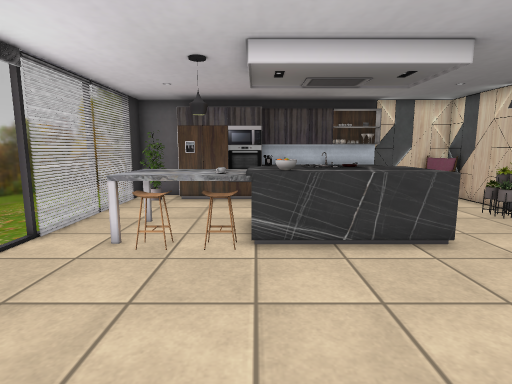
View 1 (above)

14 first-person views from a walk through a Unity game level. The camera is 1.2 m above the floor, tilts 8° down and sees 80° across. The floor is counted in squares, 0.5 m on a side. Each view is taken from the middle of a square. On the plan, view 1 faces up. The plan holds only what a view shows up to about 19 squares ahead; the rest is blank. The place goes on beyond the plan. Some animated figures are left out. Some surface patterns are stand-ins.

View 2
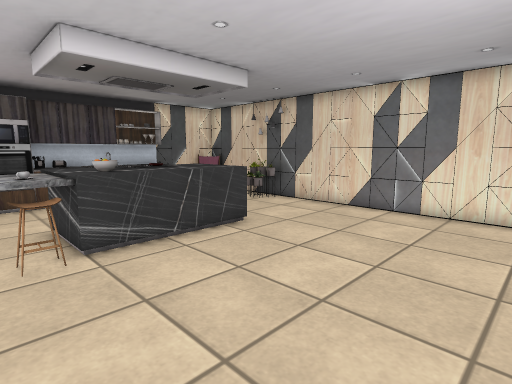

View 3
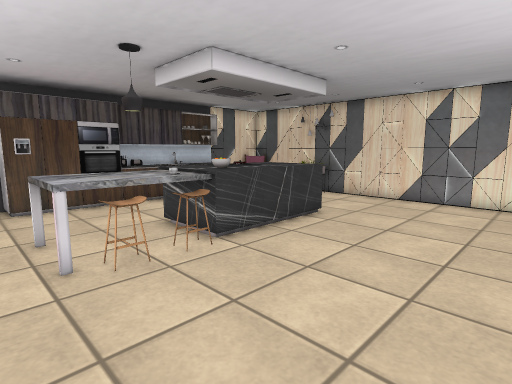

View 4
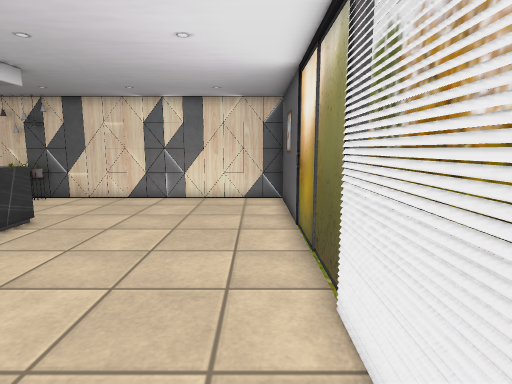

View 5
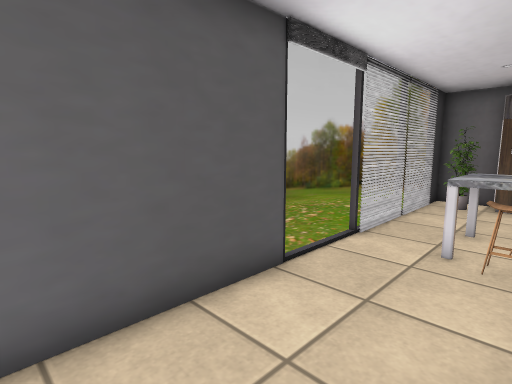

View 6
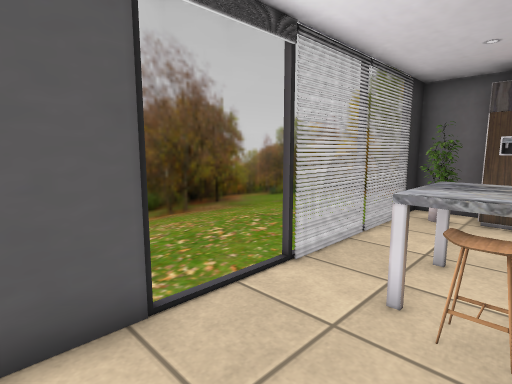

View 7
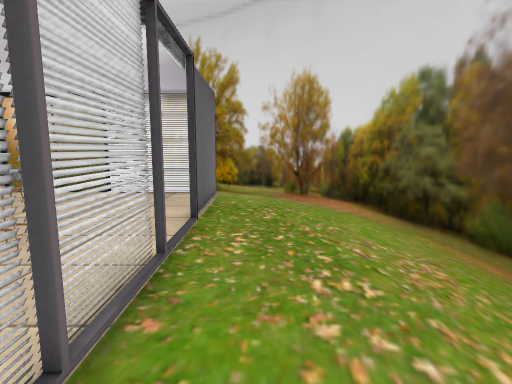

View 8
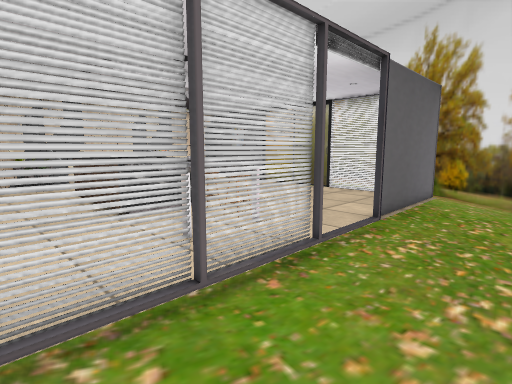

View 9
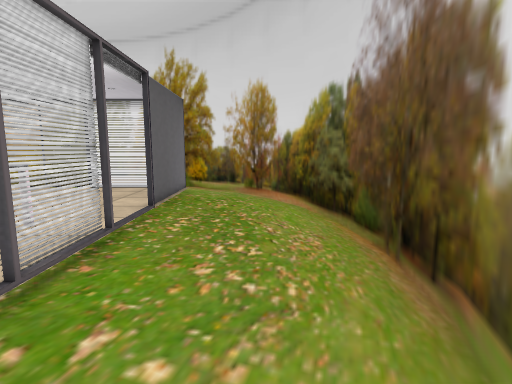

View 10
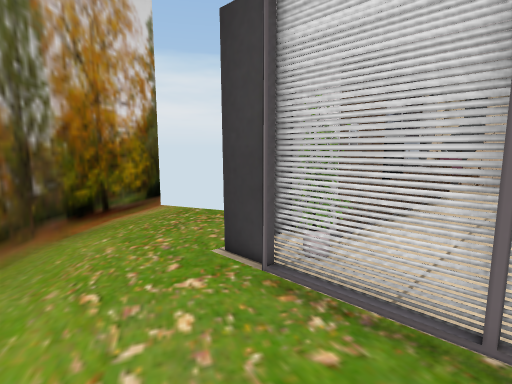

View 11
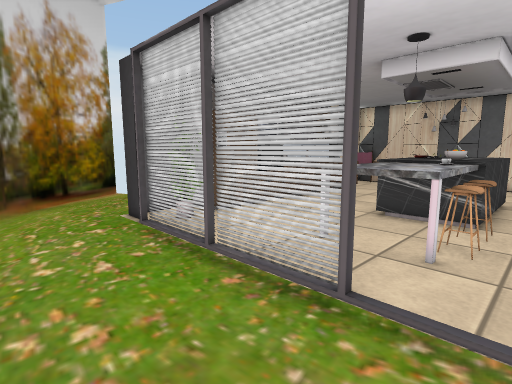

View 12
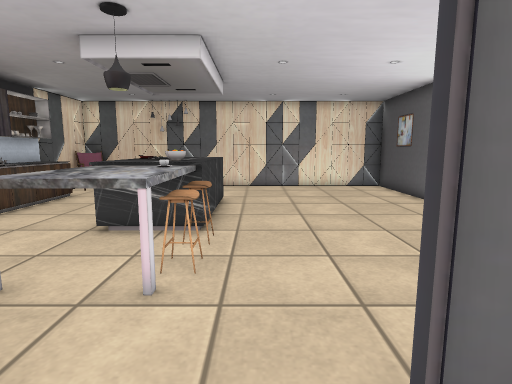

View 13
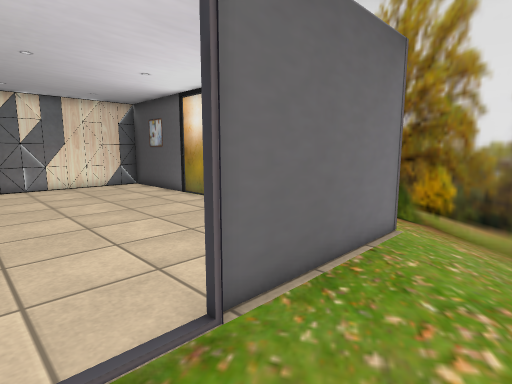

View 14
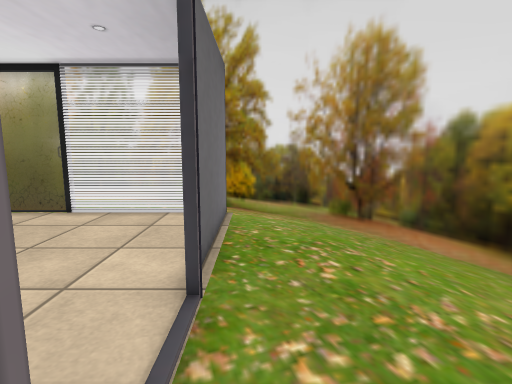

### Floor plan
Key: @ floor where view 1 was taken; # wall or solid block; x gap in a wall; . floor; / step, stairs or slope; = window, fence, low wall or low ledge; ^ raised ledge; T thing the floor can be seen under or through; S shelf.
Columns run from 13 left of view 1 to 10 right of it. Each row starts with its distance up from view 1.
 23         #x
 22       ###.
 21      ##...
 20     ##.....
 19    ##......
 18   ##......
 17   #......
 16  ##....TT#       #S#####
 15  #.....TT       ##^^.==#
 14  #.....T########  .... #
 13 ##.....T............ ..#
 12 #......T............ .=#
 11 #......T........... .=^#
 10 #......T..^^^^^^^^^ .==#
  9 #......T.^^^^^^^^^^....#
  8 #....../.^^^^^#^^^^....#
  7 #....../..^.^x=........#
  6 #....../...............#
  5 ##...../...............#
  4  #.....#...............#
  3  #.....#...............#
  2  ##....#...............#
  1   ##...#...............#
  0    #...#.....@.........#
 -1    ##..#################
 -2     ##..
 -3      ###

Where each view was taken, in squares from view 1:
view 1: 0 up, 0 right, facing up
view 2: 0 up, 2 left, facing up-right
view 3: 1 up, 5 left, facing up-right
view 4: 0 up, 5 left, facing right
view 5: 0 up, 2 left, facing up-left
view 6: 3 up, 2 left, facing up-left
view 7: 14 up, 8 left, facing down
view 8: 14 up, 10 left, facing down-right
view 9: 16 up, 10 left, facing down
view 10: 11 up, 10 left, facing up-right
view 11: 6 up, 10 left, facing up-right
view 12: 6 up, 8 left, facing right
view 13: 7 up, 9 left, facing down-right
view 14: 9 up, 7 left, facing down
